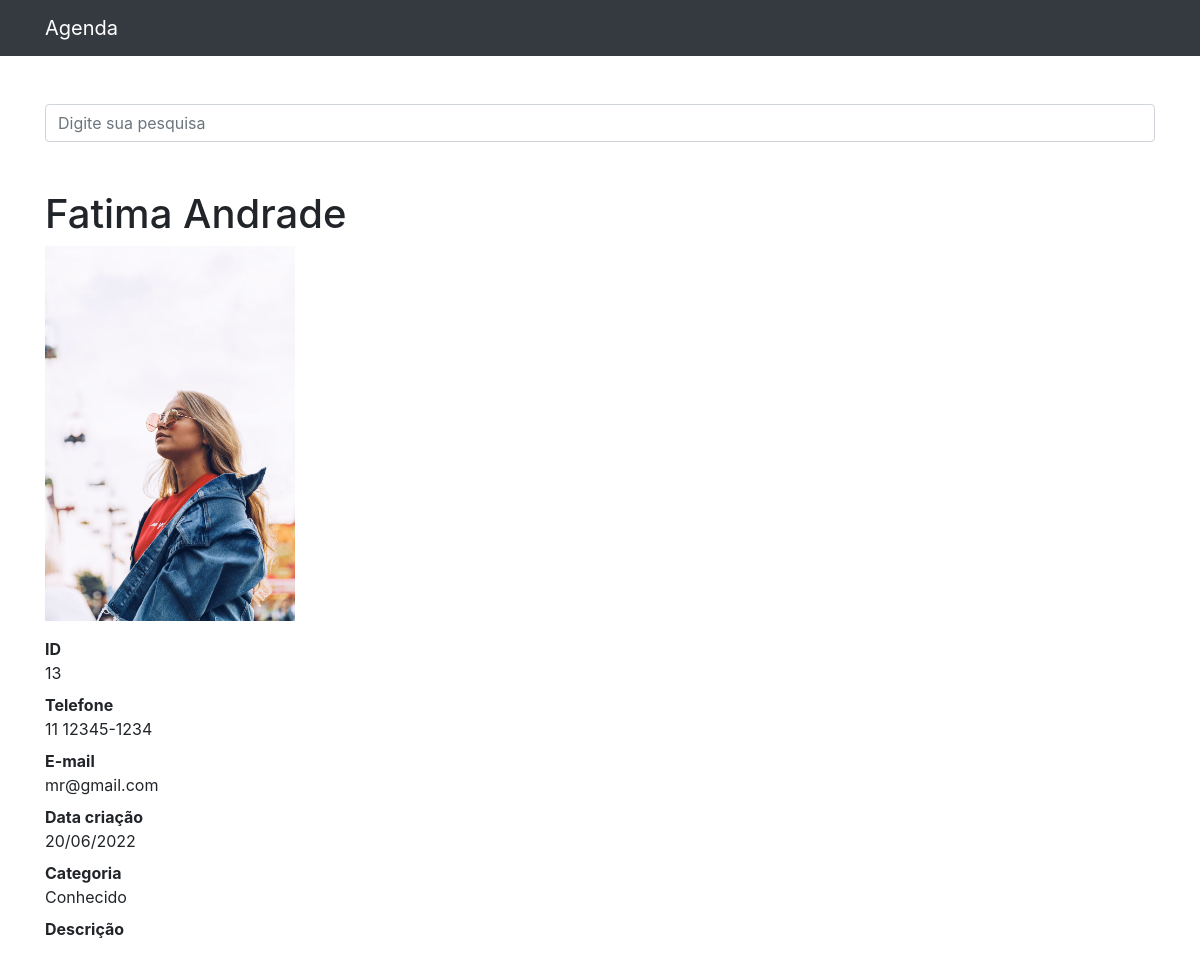
/13, run on the app's committed database.
### contatos/models.py (models this page shows, shortened)
class Contato(models.Model):
    nome = models.CharField(max_length=35)
    sobrenome = models.CharField(max_length=35, blank=True)
    telefone = models.CharField(max_length=20)
    email = models.CharField(max_length=100, blank=True)
    data_criacao = models.DateTimeField(default=timezone.now)
    descricao = models.TextField(blank=True)
    categoria = models.ForeignKey(Categoria, on_delete=models.DO_NOTHING)
    mostrar = models.BooleanField(default=True)
    foto = models.ImageField(blank=True, upload_to='fotos/%Y/%m/')

class Categoria(models.Model):
    nome = models.CharField(max_length=255)
    def __str__(self):
        return self.nome

### contatos/views.py (the view)
# urls.py: path('<int:contato_id>', views.detalhes, name='detalhes'),
def detalhes(request, contato_id):
    contato = get_object_or_404(Contato, id=contato_id)
    if not contato.mostrar:
        raise Http404()
    return render(request, 'contatos/detalhes.html', {
        'contato': contato
    })

### contatos/templates/contatos/detalhes.html (shortened to what this page needs)
{% extends 'base.html' %}
{%block 'conteudo'%}
<h1 class="mt-5">{{ contato.nome }} {{ contato.sobrenome }}</h1>
{% if contato.foto %}
    <p>
        <img src="{{ contato.foto.url }}" style="max-width: 250px; height: auto;">
    </p>
{% endif %}
<dl>
    <dt>ID</dt>
    <dd>{{ contato.id }}</dd>
    <dt>Telefone</dt>
    <dd>{{ contato.telefone }}</dd>
    <dt>E-mail</dt>
    <dd>{{ contato.email }}</dd>
    <dt>Data criação</dt>
    <dd>{{ contato.data_criacao|date:'d/m/Y'}}</dd>
    <dt>Categoria</dt>
    <dd>{{ contato.categoria }}</dd>
    <dt>Descrição</dt>
</dl>
{%endblock%}

### data on the page
Contato: nome "Fatima", sobrenome "Andrade", foto (picture), id "13", telefone "11 12345-1234", email "mr@gmail.com", data_criacao "20/06/2022", categoria "Conhecido"
